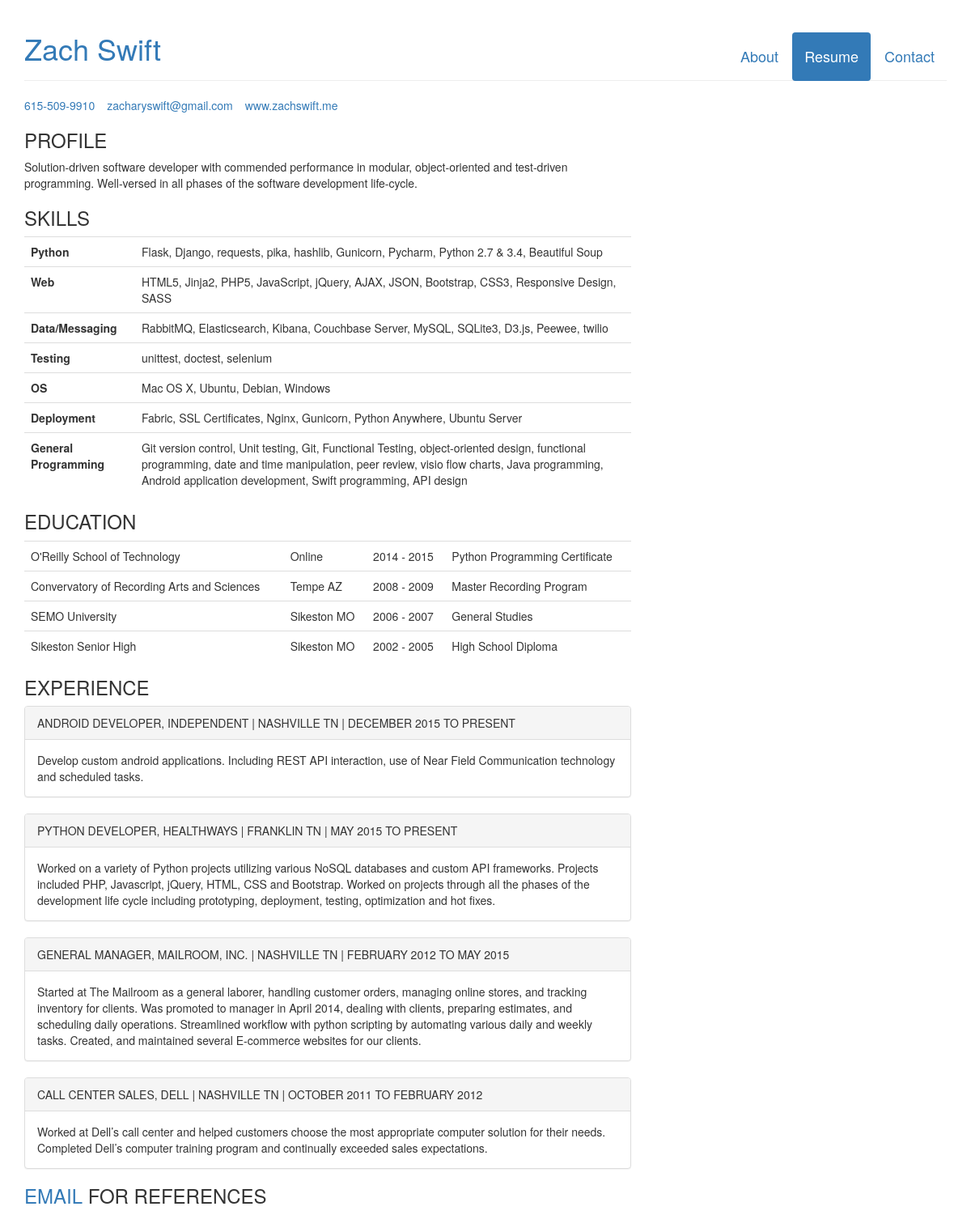
/resume, run on the app's committed database.
### portfolio/models.py (models this page shows, shortened)
class Contact(models.Model):
    name = models.CharField(max_length=50)
    phone = models.CharField(max_length=50)
    email = models.CharField(max_length=50)
    website = models.CharField(max_length=50)

class Profile(models.Model):
    tagline = models.TextField()

class Education(models.Model):
    school = models.CharField(max_length=50)
    start_date = models.DateField()
    end_date = models.DateField()
    location = models.CharField(max_length=75)
    subject = models.CharField(max_length=75)

class WorkHistory(models.Model):
    company = models.CharField(max_length=75)
    start_date = models.DateField()
    end_date = models.DateField(null=True, blank=True)
    title = models.CharField(max_length=50)
    location = models.CharField(max_length=75)
    description = models.TextField()

### portfolio/views.py (the view)
# urls.py: url(r'^resume', 'portfolio.views.resume', name='resume'),
def resume(request):
    tagline = Profile.objects.all()[0].tagline
    libraries = ', '.join([obj.library for obj in Python.objects.all()])
    web = ', '.join([obj.lang for obj in Web.objects.all()])
    contact = Contact.objects.all()[0]
    general = ', '.join([obj.name for obj in General.objects.all()])
    deployment = ', '.join([obj.name for obj in Deployment.objects.all()])
    testing = ', '.join([obj.name for obj in Testing.objects.all()])
    os = ', '.join([obj.name for obj in OS.objects.all()])
    work = WorkHistory.objects.order_by('-start_date')
    for obj in work:
        obj.title = obj.title.upper()
        obj.company = obj.company.upper()
        obj.location = obj.location.upper()
        obj.start_date = obj.start_date.strftime('%B %Y').upper()
        if obj.end_date:
            obj.end_date = obj.end_date.strftime('%B %Y').upper()
    education = Education.objects.order_by('-start_date')
    for obj in education:
        obj.start_date = obj.start_date.strftime('%Y').upper()
        if obj.end_date:
            obj.end_date = obj.end_date.strftime('%Y').upper()
    return render(request, 'resume.html', {
        'tagline': tagline,
        'libraries': libraries,
        'web': web, 'work': work,
        'contact': contact,
        'education': education,
        'general': general,
        'deployment': deployment,
        'testing': testing,
        'OS': os,
    })

### portfolio/templates/resume.html (shortened to what this page needs)
<!DOCTYPE html>
<html>
	<head>
		<link href="/static/css/bootstrap.min.css" rel="stylesheet">
  	</head>
	<body>
    	<div class="container">
			<header class='page-header'>
				<ul class='nav nav-pills pull-right'>
					<li><a href="about" ><h4>About</h4></a></li>
					<li class='active'><a href="resume"><h4>Resume</h4></a></li>
					<li><a href="contact" ><h4>Contact</h4></a></li>
				</ul>
				<a href="/"><h1>{{contact.name}}</h1></a>
			</header>
			<div class='row'>
				<div class='col-md-8'>
					<table class="no-top" >
						<tr>
							<td><a href="tel:{{contact.phone}}">{{contact.phone}}</a> </td>
							<td><a href="mailto:{{contact.email}}">{{contact.email}}</a> </td>
							<td><a href='/'>{{contact.website}}</a></td>
						</tr>
					</table>
					<h3>PROFILE</h3>
					<p>
						{{ tagline }}
					</p>
					<h3>SKILLS</h3>
					<table class='table'>
						<tr>
							<th>Python</th><td>{{libraries}}</td>
						</tr>
						<tr>
							<th>Web</th> <td>{{web}}</td>
						</tr>
						<tr>
							<th>Data/Messaging</th> <td>RabbitMQ, Elasticsearch, Kibana, Couchbase Server, MySQL,
							SQLite3, D3.js, Peewee, twilio</td>
						</tr>
						<tr>
							<th>Testing</th> <td>{{testing}}</td>
						</tr>
						<tr>
							<th>OS</th><td>{{OS}}</td>
						</tr>
						<tr>
							<th>Deployment</th><td>{{deployment}}</td>
						</tr>
						<th>General Programming</th><td>{{general}}</td>
					</table>
					<h3>EDUCATION</h3>
					<table class='table'>
						{% for school in education%}
						<tr>
							<td>{{school.school}}</td><td>{{school.location}}</td><td>{{school.start_date}} - {{school.end_date}} </td><td>{{school.subject}}</td>
						</tr>
						{% endfor %}
					</table>
					<h3>EXPERIENCE</h3>
						{% for job in work %}
							<div class="panel panel-default">
							<div class="panel-heading">{{job.title}}, {{job.company}} | {{job.location}} | {{job.start_date}} TO {% if job.end_date %} {{job.end_date}} {% else %} PRESENT {% endif %}</div>
								<div class="panel-body">
									{{job.description}}
								</div>
							</div>
						{% endfor %}
					<h3 style="padding-bottom:50px;"><a href="{{contact.email}}">EMAIL</a> FOR REFERENCES</h3>
				</div>
			</div>
		</div>
	</body>
</html>

### portfolio/templates/resume.html (style rules this page uses)
.no-top td { padding-right: 15px; padding-top: 0px; }

### data on the page
Contact: name "Zach Swift", phone "615-509-9910", email "zacharyswift@gmail.com", website "www.zachswift.me"
Profile: tagline "Solution-driven software developer with commended performance in modular, object-oriented and test-driven programming. Well-versed in all phases of the software development life-cycle."
Education: school "O'Reilly School of Technology", location "Online", start_date "2014", end_date "2015", subject "Python Programming Certificate"
Education: school "Convervatory of Recording Arts and Sciences", location "Tempe AZ", start_date "2008", end_date "2009", subject "Master Recording Program"
Education: school "SEMO University", location "Sikeston MO", start_date "2006", end_date "2007", subject "General Studies"
Education: school "Sikeston Senior High", location "Sikeston MO", start_date "2002", end_date "2005", subject "High School Diploma"
WorkHistory: title "ANDROID DEVELOPER", company "INDEPENDENT", location "NASHVILLE TN", start_date "DECEMBER 2015", shows "PRESENT", description "Develop custom android applications. Including REST API interaction, use of Near Field Communication technology and scheduled tasks."
WorkHistory: title "PYTHON DEVELOPER", company "HEALTHWAYS", location "FRANKLIN TN", start_date "MAY 2015", shows "PRESENT", description "Worked on a variety of Python projects utilizing various NoSQL databases and custom API frameworks. Projects included PHP, Javascript, jQuery, HTML, CSS and Bootstrap. Worked on projects through all the phases of the development life cycle including prototyping, deployment, testing, optimization and hot fixes."
WorkHistory: title "GENERAL MANAGER", company "MAILROOM, INC.", location "NASHVILLE TN", start_date "FEBRUARY 2012", end_date "MAY 2015", description "Started at The Mailroom as a general laborer, handling customer orders, managing online stores, and tracking inventory for clients. Was promoted to manager in April 2014, dealing with clients, preparing estimates, and scheduling daily operations. Streamlined workflow with python scripting by automating various daily and weekly tasks. Created, and maintained several E-commerce websites for our clients."
WorkHistory: title "CALL CENTER SALES", company "DELL", location "NASHVILLE TN", start_date "OCTOBER 2011", end_date "FEBRUARY 2012", description "Worked at Dell’s call center and helped customers choose the most appropriate computer solution for their needs. Completed Dell’s computer training program and continually exceeded sales expectations."

### other printed values
{{ libraries }} "Flask, Django, requests, pika, hashlib, Gunicorn, Pycharm, Python 2.7 & 3.4, Beautiful Soup"
{{ web }} "HTML5, Jinja2, PHP5, JavaScript, jQuery, AJAX, JSON, Bootstrap, CSS3, Responsive Design, SASS"
{{ testing }} "unittest, doctest, selenium"
{{ OS }} "Mac OS X, Ubuntu, Debian, Windows"
{{ deployment }} "Fabric, SSL Certificates, Nginx, Gunicorn, Python Anywhere, Ubuntu Server"
